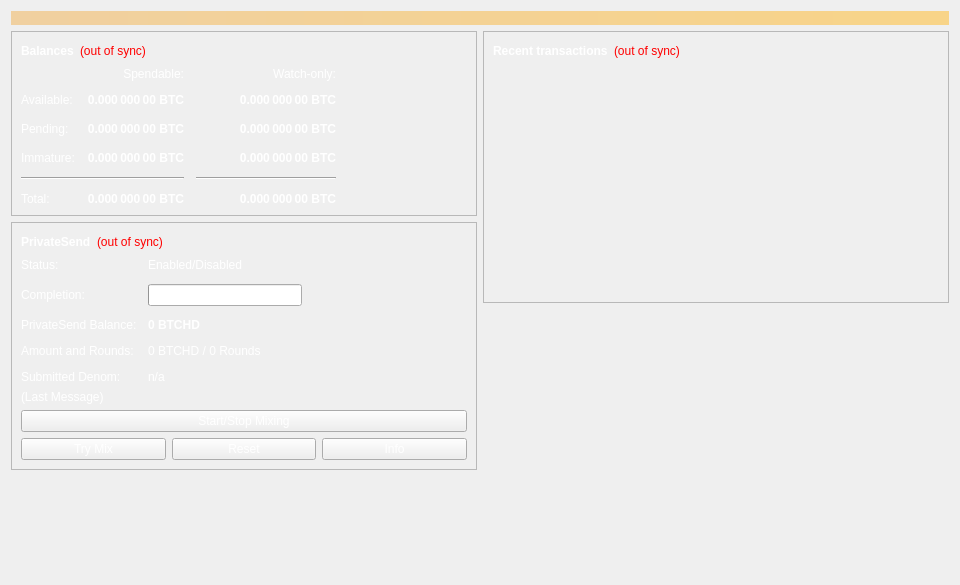
<?xml version="1.0" encoding="UTF-8"?>
<ui version="4.0">
 <class>OverviewPage</class>
 <widget class="QWidget" name="OverviewPage">
  <property name="geometry">
   <rect>
    <x>0</x>
    <y>0</y>
    <width>960</width>
    <height>585</height>
   </rect>
  </property>
  <property name="minimumSize">
   <size>
    <width>960</width>
    <height>0</height>
   </size>
  </property>
  <property name="windowTitle">
   <string>Form</string>
  </property>
  <property name="styleSheet">
   <string notr="true">color: rgb(255, 255, 255);</string>
  </property>
  <layout class="QVBoxLayout" name="topLayout">
   <item>
    <widget class="QLabel" name="labelAlerts">
     <property name="visible">
      <bool>false</bool>
     </property>
     <property name="styleSheet">
      <string notr="true">QLabel { background-color: qlineargradient(x1: 0, y1: 0, x2: 1, y2: 0, stop:0 #F0D0A0, stop:1 #F8D488); color:#000000; }</string>
     </property>
     <property name="wordWrap">
      <bool>true</bool>
     </property>
     <property name="margin">
      <number>3</number>
     </property>
     <property name="textInteractionFlags">
      <set>Qt::TextSelectableByMouse</set>
     </property>
    </widget>
   </item>
   <item>
    <layout class="QHBoxLayout" name="horizontalLayout" stretch="1,1">
     <item>
      <layout class="QVBoxLayout" name="verticalLayout_2">
       <item>
        <widget class="QFrame" name="frame">
         <property name="frameShape">
          <enum>QFrame::StyledPanel</enum>
         </property>
         <property name="frameShadow">
          <enum>QFrame::Raised</enum>
         </property>
         <layout class="QVBoxLayout" name="verticalLayout_4">
          <item>
           <layout class="QHBoxLayout" name="horizontalLayout_4">
            <item>
             <widget class="QLabel" name="label_5">
              <property name="font">
               <font>
                <weight>75</weight>
                <bold>true</bold>
               </font>
              </property>
              <property name="text">
               <string>Balances</string>
              </property>
             </widget>
            </item>
            <item>
             <widget class="QLabel" name="labelWalletStatus">
              <property name="toolTip">
               <string>The displayed information may be out of date. Your wallet automatically synchronizes with the BitcoinHard network after a connection is established, but this process has not completed yet.</string>
              </property>
              <property name="styleSheet">
               <string notr="true">QLabel { color: red; }</string>
              </property>
              <property name="text">
               <string notr="true">(out of sync)</string>
              </property>
              <property name="alignment">
               <set>Qt::AlignLeading|Qt::AlignLeft|Qt::AlignVCenter</set>
              </property>
             </widget>
            </item>
            <item>
             <spacer name="horizontalSpacer_3">
              <property name="orientation">
               <enum>Qt::Horizontal</enum>
              </property>
              <property name="sizeHint" stdset="0">
               <size>
                <width>40</width>
                <height>20</height>
               </size>
              </property>
             </spacer>
            </item>
           </layout>
          </item>
          <item>
           <layout class="QGridLayout" name="gridLayout">
            <property name="spacing">
             <number>12</number>
            </property>
            <item row="2" column="2">
             <widget class="QLabel" name="labelWatchPending">
              <property name="font">
               <font>
                <weight>75</weight>
                <bold>true</bold>
               </font>
              </property>
              <property name="cursor">
               <cursorShape>IBeamCursor</cursorShape>
              </property>
              <property name="toolTip">
               <string>Unconfirmed transactions to watch-only addresses</string>
              </property>
              <property name="text">
               <string notr="true">0.000 000 00 BTC</string>
              </property>
              <property name="alignment">
               <set>Qt::AlignRight|Qt::AlignTrailing|Qt::AlignVCenter</set>
              </property>
              <property name="textInteractionFlags">
               <set>Qt::LinksAccessibleByMouse|Qt::TextSelectableByKeyboard|Qt::TextSelectableByMouse</set>
              </property>
             </widget>
            </item>
            <item row="2" column="1">
             <widget class="QLabel" name="labelUnconfirmed">
              <property name="font">
               <font>
                <weight>75</weight>
                <bold>true</bold>
               </font>
              </property>
              <property name="cursor">
               <cursorShape>IBeamCursor</cursorShape>
              </property>
              <property name="toolTip">
               <string>Total of transactions that have yet to be confirmed, and do not yet count toward the spendable balance</string>
              </property>
              <property name="text">
               <string notr="true">0.000 000 00 BTC</string>
              </property>
              <property name="alignment">
               <set>Qt::AlignRight|Qt::AlignTrailing|Qt::AlignVCenter</set>
              </property>
              <property name="textInteractionFlags">
               <set>Qt::LinksAccessibleByMouse|Qt::TextSelectableByKeyboard|Qt::TextSelectableByMouse</set>
              </property>
             </widget>
            </item>
            <item row="3" column="2">
             <widget class="QLabel" name="labelWatchImmature">
              <property name="font">
               <font>
                <weight>75</weight>
                <bold>true</bold>
               </font>
              </property>
              <property name="cursor">
               <cursorShape>IBeamCursor</cursorShape>
              </property>
              <property name="toolTip">
               <string>Mined balance in watch-only addresses that has not yet matured</string>
              </property>
              <property name="text">
               <string notr="true">0.000 000 00 BTC</string>
              </property>
              <property name="alignment">
               <set>Qt::AlignRight|Qt::AlignTrailing|Qt::AlignVCenter</set>
              </property>
              <property name="textInteractionFlags">
               <set>Qt::LinksAccessibleByMouse|Qt::TextSelectableByKeyboard|Qt::TextSelectableByMouse</set>
              </property>
             </widget>
            </item>
            <item row="4" column="0" colspan="2">
             <widget class="Line" name="lineSpendableBalance">
              <property name="orientation">
               <enum>Qt::Horizontal</enum>
              </property>
             </widget>
            </item>
            <item row="4" column="2">
             <widget class="Line" name="lineWatchBalance">
              <property name="sizePolicy">
               <sizepolicy hsizetype="Preferred" vsizetype="Fixed">
                <horstretch>0</horstretch>
                <verstretch>0</verstretch>
               </sizepolicy>
              </property>
              <property name="minimumSize">
               <size>
                <width>140</width>
                <height>0</height>
               </size>
              </property>
              <property name="orientation">
               <enum>Qt::Horizontal</enum>
              </property>
             </widget>
            </item>
            <item row="5" column="0">
             <widget class="QLabel" name="labelTotalText">
              <property name="text">
               <string>Total:</string>
              </property>
             </widget>
            </item>
            <item row="3" column="1">
             <widget class="QLabel" name="labelImmature">
              <property name="font">
               <font>
                <weight>75</weight>
                <bold>true</bold>
               </font>
              </property>
              <property name="cursor">
               <cursorShape>IBeamCursor</cursorShape>
              </property>
              <property name="toolTip">
               <string>Mined balance that has not yet matured</string>
              </property>
              <property name="text">
               <string notr="true">0.000 000 00 BTC</string>
              </property>
              <property name="alignment">
               <set>Qt::AlignRight|Qt::AlignTrailing|Qt::AlignVCenter</set>
              </property>
              <property name="textInteractionFlags">
               <set>Qt::LinksAccessibleByMouse|Qt::TextSelectableByKeyboard|Qt::TextSelectableByMouse</set>
              </property>
             </widget>
            </item>
            <item row="2" column="3">
             <spacer name="horizontalSpacer_2">
              <property name="orientation">
               <enum>Qt::Horizontal</enum>
              </property>
              <property name="sizeHint" stdset="0">
               <size>
                <width>40</width>
                <height>20</height>
               </size>
              </property>
             </spacer>
            </item>
            <item row="3" column="0">
             <widget class="QLabel" name="labelImmatureText">
              <property name="text">
               <string>Immature:</string>
              </property>
             </widget>
            </item>
            <item row="5" column="1">
             <widget class="QLabel" name="labelTotal">
              <property name="font">
               <font>
                <weight>75</weight>
                <bold>true</bold>
               </font>
              </property>
              <property name="cursor">
               <cursorShape>IBeamCursor</cursorShape>
              </property>
              <property name="toolTip">
               <string>Your current total balance</string>
              </property>
              <property name="text">
               <string notr="true">0.000 000 00 BTC</string>
              </property>
              <property name="alignment">
               <set>Qt::AlignRight|Qt::AlignTrailing|Qt::AlignVCenter</set>
              </property>
              <property name="textInteractionFlags">
               <set>Qt::LinksAccessibleByMouse|Qt::TextSelectableByKeyboard|Qt::TextSelectableByMouse</set>
              </property>
             </widget>
            </item>
            <item row="5" column="2">
             <widget class="QLabel" name="labelWatchTotal">
              <property name="font">
               <font>
                <weight>75</weight>
                <bold>true</bold>
               </font>
              </property>
              <property name="cursor">
               <cursorShape>IBeamCursor</cursorShape>
              </property>
              <property name="toolTip">
               <string>Current total balance in watch-only addresses</string>
              </property>
              <property name="text">
               <string notr="true">0.000 000 00 BTC</string>
              </property>
              <property name="alignment">
               <set>Qt::AlignRight|Qt::AlignTrailing|Qt::AlignVCenter</set>
              </property>
              <property name="textInteractionFlags">
               <set>Qt::LinksAccessibleByMouse|Qt::TextSelectableByKeyboard|Qt::TextSelectableByMouse</set>
              </property>
             </widget>
            </item>
            <item row="0" column="2">
             <widget class="QLabel" name="labelWatchonly">
              <property name="text">
               <string>Watch-only:</string>
              </property>
              <property name="alignment">
               <set>Qt::AlignRight|Qt::AlignTrailing|Qt::AlignVCenter</set>
              </property>
             </widget>
            </item>
            <item row="1" column="0">
             <widget class="QLabel" name="labelBalanceText">
              <property name="text">
               <string>Available:</string>
              </property>
             </widget>
            </item>
            <item row="1" column="1">
             <widget class="QLabel" name="labelBalance">
              <property name="font">
               <font>
                <weight>75</weight>
                <bold>true</bold>
               </font>
              </property>
              <property name="cursor">
               <cursorShape>IBeamCursor</cursorShape>
              </property>
              <property name="toolTip">
               <string>Your current spendable balance</string>
              </property>
              <property name="text">
               <string notr="true">0.000 000 00 BTC</string>
              </property>
              <property name="alignment">
               <set>Qt::AlignRight|Qt::AlignTrailing|Qt::AlignVCenter</set>
              </property>
              <property name="textInteractionFlags">
               <set>Qt::LinksAccessibleByMouse|Qt::TextSelectableByKeyboard|Qt::TextSelectableByMouse</set>
              </property>
             </widget>
            </item>
            <item row="1" column="2">
             <widget class="QLabel" name="labelWatchAvailable">
              <property name="font">
               <font>
                <weight>75</weight>
                <bold>true</bold>
               </font>
              </property>
              <property name="cursor">
               <cursorShape>IBeamCursor</cursorShape>
              </property>
              <property name="toolTip">
               <string>Your current balance in watch-only addresses</string>
              </property>
              <property name="text">
               <string notr="true">0.000 000 00 BTC</string>
              </property>
              <property name="alignment">
               <set>Qt::AlignRight|Qt::AlignTrailing|Qt::AlignVCenter</set>
              </property>
              <property name="textInteractionFlags">
               <set>Qt::LinksAccessibleByMouse|Qt::TextSelectableByKeyboard|Qt::TextSelectableByMouse</set>
              </property>
             </widget>
            </item>
            <item row="2" column="0">
             <widget class="QLabel" name="labelPendingText">
              <property name="text">
               <string>Pending:</string>
              </property>
             </widget>
            </item>
            <item row="0" column="1">
             <widget class="QLabel" name="labelSpendable">
              <property name="text">
               <string>Spendable:</string>
              </property>
              <property name="alignment">
               <set>Qt::AlignRight|Qt::AlignTrailing|Qt::AlignVCenter</set>
              </property>
             </widget>
            </item>
           </layout>
          </item>
         </layout>
        </widget>
       </item>
       <item>
        <widget class="QFrame" name="framePrivateSend">
         <property name="layoutDirection">
          <enum>Qt::LeftToRight</enum>
         </property>
         <property name="frameShape">
          <enum>QFrame::StyledPanel</enum>
         </property>
         <property name="frameShadow">
          <enum>QFrame::Raised</enum>
         </property>
         <layout class="QVBoxLayout" name="VerticalLayout_PS1">
          <item>
           <layout class="QHBoxLayout" name="horizontalLayout_5">
            <item>
             <widget class="QLabel" name="labelPrivateSendHeader">
              <property name="font">
               <font>
                <weight>75</weight>
                <bold>true</bold>
               </font>
              </property>
              <property name="text">
               <string>PrivateSend</string>
              </property>
             </widget>
            </item>
            <item>
             <widget class="QLabel" name="labelPrivateSendSyncStatus">
              <property name="toolTip">
               <string>The displayed information may be out of date. Your wallet automatically synchronizes with the BitcoinHard network after a connection is established, but this process has not completed yet.</string>
              </property>
              <property name="styleSheet">
               <string notr="true">QLabel { color: red; }</string>
              </property>
              <property name="text">
               <string notr="true">(out of sync)</string>
              </property>
              <property name="alignment">
               <set>Qt::AlignLeading|Qt::AlignLeft|Qt::AlignVCenter</set>
              </property>
             </widget>
            </item>
            <item>
             <spacer name="horizontalSpacer_4">
              <property name="orientation">
               <enum>Qt::Horizontal</enum>
              </property>
              <property name="sizeHint" stdset="0">
               <size>
                <width>40</width>
                <height>20</height>
               </size>
              </property>
             </spacer>
            </item>
           </layout>
          </item>
          <item>
           <layout class="QFormLayout" name="privateSendFormLayout">
            <property name="fieldGrowthPolicy">
             <enum>QFormLayout::AllNonFixedFieldsGrow</enum>
            </property>
            <property name="horizontalSpacing">
             <number>11</number>
            </property>
            <property name="verticalSpacing">
             <number>12</number>
            </property>
            <item row="0" column="0">
             <widget class="QLabel" name="labelPrivateSendEnabledText">
              <property name="text">
               <string>Status:</string>
              </property>
             </widget>
            </item>
            <item row="0" column="1">
             <widget class="QLabel" name="labelPrivateSendEnabled">
              <property name="text">
               <string>Enabled/Disabled</string>
              </property>
             </widget>
            </item>
            <item row="1" column="0">
             <widget class="QLabel" name="labelCompletitionText">
              <property name="text">
               <string>Completion:</string>
              </property>
             </widget>
            </item>
            <item row="1" column="1">
             <widget class="QProgressBar" name="privateSendProgress">
              <property name="maximumSize">
               <size>
                <width>154</width>
                <height>16777215</height>
               </size>
              </property>
              <property name="value">
               <number>0</number>
              </property>
             </widget>
            </item>
            <item row="2" column="0">
             <widget class="QLabel" name="labelAnonymizedText">
              <property name="text">
               <string>PrivateSend Balance:</string>
              </property>
             </widget>
            </item>
            <item row="2" column="1">
             <widget class="QLabel" name="labelAnonymized">
              <property name="font">
               <font>
                <weight>75</weight>
                <bold>true</bold>
               </font>
              </property>
              <property name="text">
               <string notr="true">0 BTCHD</string>
              </property>
             </widget>
            </item>
            <item row="3" column="0">
             <widget class="QLabel" name="labelAmountAndRoundsText">
              <property name="text">
               <string>Amount and Rounds:</string>
              </property>
             </widget>
            </item>
            <item row="3" column="1">
             <widget class="QLabel" name="labelAmountRounds">
              <property name="text">
               <string>0 BTCHD / 0 Rounds</string>
              </property>
             </widget>
            </item>
            <item row="4" column="0">
             <widget class="QLabel" name="labelSubmittedDenomText">
              <property name="text">
               <string>Submitted Denom:</string>
              </property>
             </widget>
            </item>
            <item row="4" column="1">
             <widget class="QLabel" name="labelSubmittedDenom">
              <property name="toolTip">
               <string>The denominations you submitted to the Masternode.&lt;br&gt;To mix, other users must submit the exact same denominations.</string>
              </property>
              <property name="text">
               <string>n/a</string>
              </property>
             </widget>
            </item>
           </layout>
          </item>
          <item>
           <layout class="QVBoxLayout" name="VerticalLayout_PS">
            <item>
             <widget class="QLabel" name="labelPrivateSendLastMessage">
              <property name="text">
               <string>(Last Message)</string>
              </property>
              <property name="alignment">
               <set>Qt::AlignLeading|Qt::AlignLeft|Qt::AlignTop</set>
              </property>
              <property name="wordWrap">
               <bool>true</bool>
              </property>
             </widget>
            </item>
            <item>
             <widget class="QPushButton" name="togglePrivateSend">
              <property name="sizePolicy">
               <sizepolicy hsizetype="MinimumExpanding" vsizetype="Fixed">
                <horstretch>0</horstretch>
                <verstretch>0</verstretch>
               </sizepolicy>
              </property>
              <property name="text">
               <string>Start/Stop Mixing</string>
              </property>
             </widget>
            </item>
            <item>
             <layout class="QHBoxLayout" name="horizontalLayout_debugbuttons">
              <item>
               <widget class="QPushButton" name="privateSendAuto">
                <property name="sizePolicy">
                 <sizepolicy hsizetype="MinimumExpanding" vsizetype="Fixed">
                  <horstretch>0</horstretch>
                  <verstretch>0</verstretch>
                 </sizepolicy>
                </property>
                <property name="toolTip">
                 <string>Try to manually submit a PrivateSend request.</string>
                </property>
                <property name="text">
                 <string>Try Mix</string>
                </property>
               </widget>
              </item>
              <item>
               <widget class="QPushButton" name="privateSendReset">
                <property name="sizePolicy">
                 <sizepolicy hsizetype="MinimumExpanding" vsizetype="Fixed">
                  <horstretch>0</horstretch>
                  <verstretch>0</verstretch>
                 </sizepolicy>
                </property>
                <property name="toolTip">
                 <string>Reset the current status of PrivateSend (can interrupt PrivateSend if it's in the process of Mixing, which can cost you money!)</string>
                </property>
                <property name="autoFillBackground">
                 <bool>false</bool>
                </property>
                <property name="text">
                 <string>Reset</string>
                </property>
               </widget>
              </item>
              <item>
               <widget class="QPushButton" name="privateSendInfo">
                <property name="sizePolicy">
                 <sizepolicy hsizetype="MinimumExpanding" vsizetype="Fixed">
                  <horstretch>0</horstretch>
                  <verstretch>0</verstretch>
                 </sizepolicy>
                </property>
                <property name="toolTip">
                 <string>Information about PrivateSend and Mixing</string>
                </property>
                <property name="text">
                 <string>Info</string>
                </property>
               </widget>
              </item>
             </layout>
            </item>
           </layout>
          </item>
         </layout>
        </widget>
       </item>
       <item>
        <spacer name="verticalSpacer">
         <property name="orientation">
          <enum>Qt::Vertical</enum>
         </property>
         <property name="sizeHint" stdset="0">
          <size>
           <width>20</width>
           <height>40</height>
          </size>
         </property>
        </spacer>
       </item>
      </layout>
     </item>
     <item>
      <layout class="QVBoxLayout" name="verticalLayout_3">
       <item>
        <widget class="QFrame" name="frame_2">
         <property name="frameShape">
          <enum>QFrame::StyledPanel</enum>
         </property>
         <property name="frameShadow">
          <enum>QFrame::Raised</enum>
         </property>
         <layout class="QVBoxLayout" name="verticalLayout">
          <item>
           <layout class="QHBoxLayout" name="horizontalLayout_2">
            <item>
             <widget class="QLabel" name="label_4">
              <property name="font">
               <font>
                <weight>75</weight>
                <bold>true</bold>
               </font>
              </property>
              <property name="text">
               <string>Recent transactions</string>
              </property>
             </widget>
            </item>
            <item>
             <widget class="QLabel" name="labelTransactionsStatus">
              <property name="toolTip">
               <string>The displayed information may be out of date. Your wallet automatically synchronizes with the BitcoinHard network after a connection is established, but this process has not completed yet.</string>
              </property>
              <property name="styleSheet">
               <string notr="true">QLabel { color: red; }</string>
              </property>
              <property name="text">
               <string notr="true">(out of sync)</string>
              </property>
              <property name="alignment">
               <set>Qt::AlignLeading|Qt::AlignLeft|Qt::AlignVCenter</set>
              </property>
             </widget>
            </item>
            <item>
             <spacer name="horizontalSpacer">
              <property name="orientation">
               <enum>Qt::Horizontal</enum>
              </property>
              <property name="sizeHint" stdset="0">
               <size>
                <width>40</width>
                <height>20</height>
               </size>
              </property>
             </spacer>
            </item>
           </layout>
          </item>
          <item>
           <widget class="QListView" name="listTransactions">
            <property name="styleSheet">
             <string notr="true">QListView { background: transparent; }</string>
            </property>
            <property name="frameShape">
             <enum>QFrame::NoFrame</enum>
            </property>
            <property name="verticalScrollBarPolicy">
             <enum>Qt::ScrollBarAlwaysOff</enum>
            </property>
            <property name="horizontalScrollBarPolicy">
             <enum>Qt::ScrollBarAlwaysOff</enum>
            </property>
            <property name="selectionMode">
             <enum>QAbstractItemView::NoSelection</enum>
            </property>
           </widget>
          </item>
         </layout>
        </widget>
       </item>
       <item>
        <spacer name="verticalSpacer_2">
         <property name="orientation">
          <enum>Qt::Vertical</enum>
         </property>
         <property name="sizeHint" stdset="0">
          <size>
           <width>20</width>
           <height>40</height>
          </size>
         </property>
        </spacer>
       </item>
      </layout>
     </item>
    </layout>
   </item>
  </layout>
 </widget>
 <resources/>
 <connections/>
</ui>
